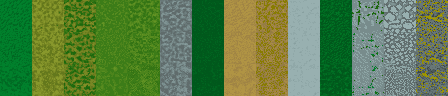
#> input picture mods/XCF_Earth_Polish/Resources/Geoscape/XCF_EARTH_POLISH_TEXTURE.png, 448 x 96 px
$ python -i audit_earth_polish.py   (imports and definitions only)
#> lines starting #> are read from the running program, lines starting #| are printed output that depends on the picture
#> further down, picture is the input picture: PIL image 448x96 P; mean R, G, B 89.9, 127.7, 70.5
#!/usr/bin/env python3
"""Audit XCF Earth Polish sources, atlas, rules, and reproducibility."""

from __future__ import annotations

import argparse
import hashlib
import importlib.util
import json
import tempfile
from pathlib import Path

from PIL import Image, ImageChops, ImageFilter, ImageStat


REPO_ROOT = Path(__file__).resolve().parents[2]
DEFAULT_MOD = REPO_ROOT / "mods/XCF_Earth_Polish"
DEFAULT_MANIFEST = REPO_ROOT / "artwork/source/geoscape/earth-polish/manifest.json"
DEFAULT_BASELINE = Path.home() / "OneDrive/Dokumente/OpenXcom/mods/XComFiles/Resources/Geoscape/XCF_GLOBE_TEXTURE.png"
DEFAULT_ACTIVE = Path.home() / "OneDrive/Dokumente/OpenXcom/mods/XCF_Earth_Polish"


def require(condition: bool, message: str) -> None:
    if not condition:
        raise AssertionError(message)


def digest(path: Path) -> str:
    return hashlib.sha256(path.read_bytes()).hexdigest()


# [16 lines left out: functions load_builder, assert_periodic, not called in this run]


def texture_metrics(image: Image.Image) -> tuple[float, float, float]:
    gray = image.convert("L")
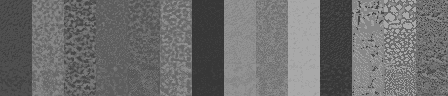
#> gray: PIL image 448x96 L; min 55, max 169, mean 109.8
    macro = ImageStat.Stat(gray.filter(ImageFilter.GaussianBlur(3))).stddev[0]
#> macro = 28.16
    horizontal = ImageChops.difference(
        gray.crop((1, 0, gray.width, gray.height)),
        gray.crop((0, 0, gray.width - 1, gray.height)),
    )
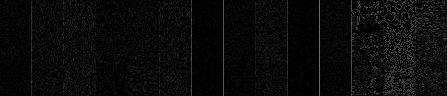
#> horizontal: PIL image 447x96 L; min 0, max 114, mean 9.9
    vertical = ImageChops.difference(
        gray.crop((0, 1, gray.width, gray.height)),
        gray.crop((0, 0, gray.width, gray.height - 1)),
    )
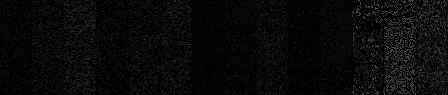
#> vertical: PIL image 448x95 L; min 0, max 90, mean 9.5
    neighbor = (ImageStat.Stat(horizontal).mean[0] + ImageStat.Stat(vertical).mean[0]) / 2.0
#> neighbor = 9.72
    contrast = ImageStat.Stat(gray).stddev[0]
#> contrast = 32.98
    return macro, neighbor, contrast


# [147 lines left out: functions compare_trees, parse_args, main, not called in this run]


# [2 lines not run here, left out]

>>> from PIL import Image
>>> picture = Image.open('../../mods/XCF_Earth_Polish/Resources/Geoscape/XCF_EARTH_POLISH_TEXTURE.png')
>>> result = texture_metrics(picture)
#> result = (28.16, 9.72, 32.98)
